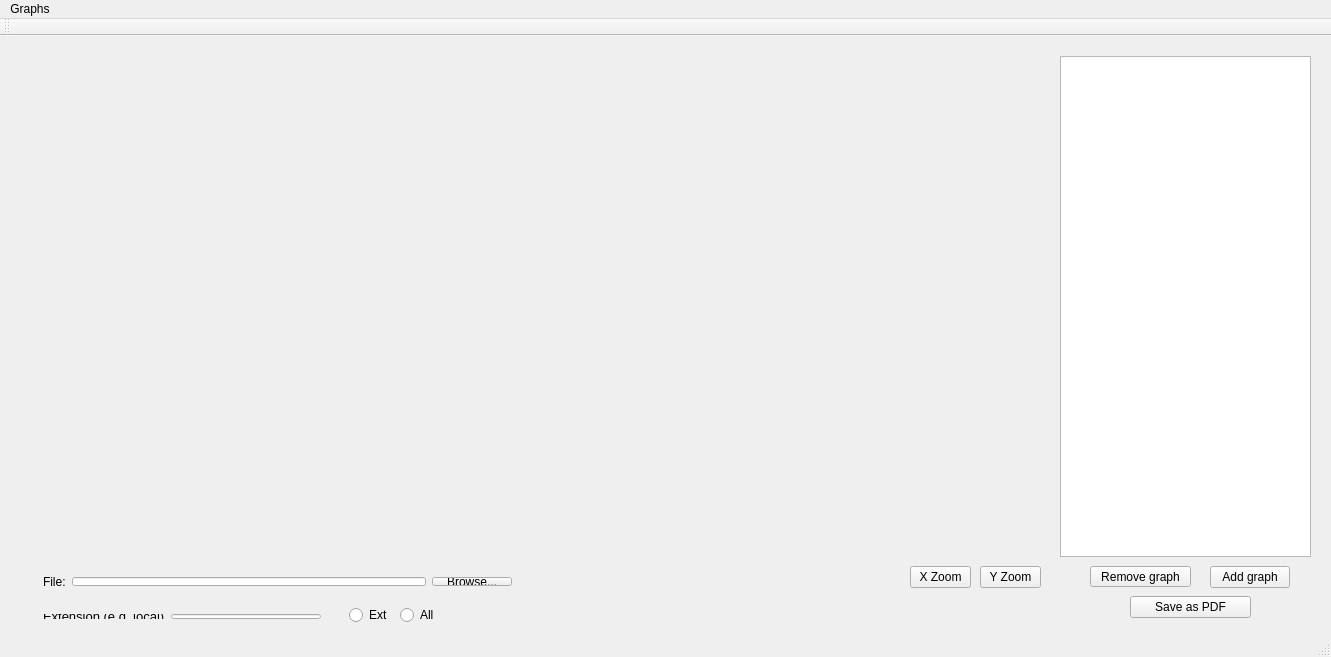
<?xml version="1.0" encoding="UTF-8"?>
<ui version="4.0">
 <class>mainGraph</class>
 <widget class="QMainWindow" name="mainGraph">
  <property name="geometry">
   <rect>
    <x>0</x>
    <y>0</y>
    <width>1331</width>
    <height>657</height>
   </rect>
  </property>
  <property name="windowTitle">
   <string>mainGraph</string>
  </property>
  <widget class="QWidget" name="centralWidget">
   <widget class="QCustomPlot" name="graph" native="true">
    <property name="geometry">
     <rect>
      <x>30</x>
      <y>20</y>
      <width>1011</width>
      <height>501</height>
     </rect>
    </property>
   </widget>
   <widget class="QWidget" name="layoutWidget">
    <property name="geometry">
     <rect>
      <x>32</x>
      <y>530</y>
      <width>491</width>
      <height>31</height>
     </rect>
    </property>
    <layout class="QHBoxLayout" name="horizontalLayout_2">
     <item>
      <widget class="QLabel" name="label">
       <property name="font">
        <font>
         <pointsize>9</pointsize>
        </font>
       </property>
       <property name="text">
        <string>File:</string>
       </property>
      </widget>
     </item>
     <item>
      <layout class="QHBoxLayout" name="horizontalLayout">
       <item>
        <widget class="QLineEdit" name="pathLineEdit"/>
       </item>
       <item>
        <widget class="QPushButton" name="uploadBtn">
         <property name="text">
          <string>Browse...</string>
         </property>
        </widget>
       </item>
      </layout>
     </item>
    </layout>
   </widget>
   <widget class="QListWidget" name="listGraphs">
    <property name="geometry">
     <rect>
      <x>1060</x>
      <y>20</y>
      <width>251</width>
      <height>501</height>
     </rect>
    </property>
   </widget>
   <widget class="QPushButton" name="btnAddGraph">
    <property name="geometry">
     <rect>
      <x>1210</x>
      <y>530</y>
      <width>80</width>
      <height>22</height>
     </rect>
    </property>
    <property name="text">
     <string>Add graph</string>
    </property>
   </widget>
   <widget class="QPushButton" name="btnRmvGraph">
    <property name="geometry">
     <rect>
      <x>1090</x>
      <y>530</y>
      <width>101</width>
      <height>21</height>
     </rect>
    </property>
    <property name="text">
     <string>Remove graph</string>
    </property>
   </widget>
   <widget class="QWidget" name="layoutWidget">
    <property name="geometry">
     <rect>
      <x>32</x>
      <y>567</y>
      <width>300</width>
      <height>27</height>
     </rect>
    </property>
    <layout class="QHBoxLayout" name="horizontalLayout_3">
     <item>
      <widget class="QLabel" name="fileNameLabel">
       <property name="font">
        <font>
         <pointsize>10</pointsize>
        </font>
       </property>
       <property name="text">
        <string>Extension (e g .local)</string>
       </property>
      </widget>
     </item>
     <item>
      <widget class="QLineEdit" name="nameLineEdit"/>
     </item>
     <item>
      <layout class="QHBoxLayout" name="horizontalLayout_4"/>
     </item>
    </layout>
   </widget>
   <widget class="QRadioButton" name="radioBtnAll">
    <property name="geometry">
     <rect>
      <x>400</x>
      <y>569</y>
      <width>40</width>
      <height>20</height>
     </rect>
    </property>
    <property name="text">
     <string>All</string>
    </property>
    <attribute name="buttonGroup">
     <string notr="true">buttonGroup</string>
    </attribute>
   </widget>
   <widget class="QRadioButton" name="radioBtnFile">
    <property name="geometry">
     <rect>
      <x>349</x>
      <y>569</y>
      <width>45</width>
      <height>20</height>
     </rect>
    </property>
    <property name="text">
     <string>Ext</string>
    </property>
    <attribute name="buttonGroup">
     <string notr="true">buttonGroup</string>
    </attribute>
   </widget>
   <widget class="QPushButton" name="btnSave">
    <property name="geometry">
     <rect>
      <x>1130</x>
      <y>560</y>
      <width>121</width>
      <height>22</height>
     </rect>
    </property>
    <property name="text">
     <string>Save as PDF</string>
    </property>
   </widget>
   <widget class="QPushButton" name="btnXzoom">
    <property name="geometry">
     <rect>
      <x>910</x>
      <y>530</y>
      <width>61</width>
      <height>22</height>
     </rect>
    </property>
    <property name="text">
     <string>X Zoom</string>
    </property>
   </widget>
   <widget class="QPushButton" name="btnYzoom">
    <property name="geometry">
     <rect>
      <x>980</x>
      <y>530</y>
      <width>61</width>
      <height>22</height>
     </rect>
    </property>
    <property name="text">
     <string>Y Zoom</string>
    </property>
   </widget>
   <zorder>layoutWidget</zorder>
   <zorder>graph</zorder>
   <zorder>listGraphs</zorder>
   <zorder>btnAddGraph</zorder>
   <zorder>btnRmvGraph</zorder>
   <zorder>layoutWidget</zorder>
   <zorder>radioBtnAll</zorder>
   <zorder>radioBtnFile</zorder>
   <zorder>btnSave</zorder>
   <zorder>btnXzoom</zorder>
   <zorder>btnYzoom</zorder>
  </widget>
  <widget class="QMenuBar" name="menuBar">
   <property name="geometry">
    <rect>
     <x>0</x>
     <y>0</y>
     <width>1331</width>
     <height>19</height>
    </rect>
   </property>
   <widget class="QMenu" name="menuGraphs">
    <property name="title">
     <string>Graphs</string>
    </property>
   </widget>
   <addaction name="menuGraphs"/>
  </widget>
  <widget class="QToolBar" name="mainToolBar">
   <attribute name="toolBarArea">
    <enum>TopToolBarArea</enum>
   </attribute>
   <attribute name="toolBarBreak">
    <bool>false</bool>
   </attribute>
  </widget>
  <widget class="QStatusBar" name="statusBar"/>
 </widget>
 <layoutdefault spacing="6" margin="11"/>
 <customwidgets>
  <customwidget>
   <class>QCustomPlot</class>
   <extends>QWidget</extends>
   <header>qcustomplot.h</header>
   <container>1</container>
  </customwidget>
 </customwidgets>
 <resources/>
 <connections/>
 <buttongroups>
  <buttongroup name="buttonGroup"/>
 </buttongroups>
</ui>
